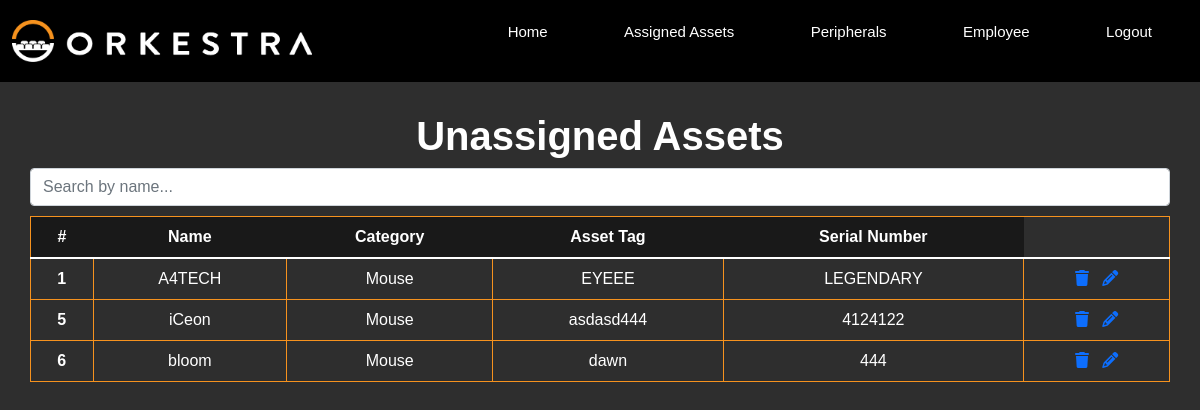
Page /asset-view (signed in) on the earlier database version.
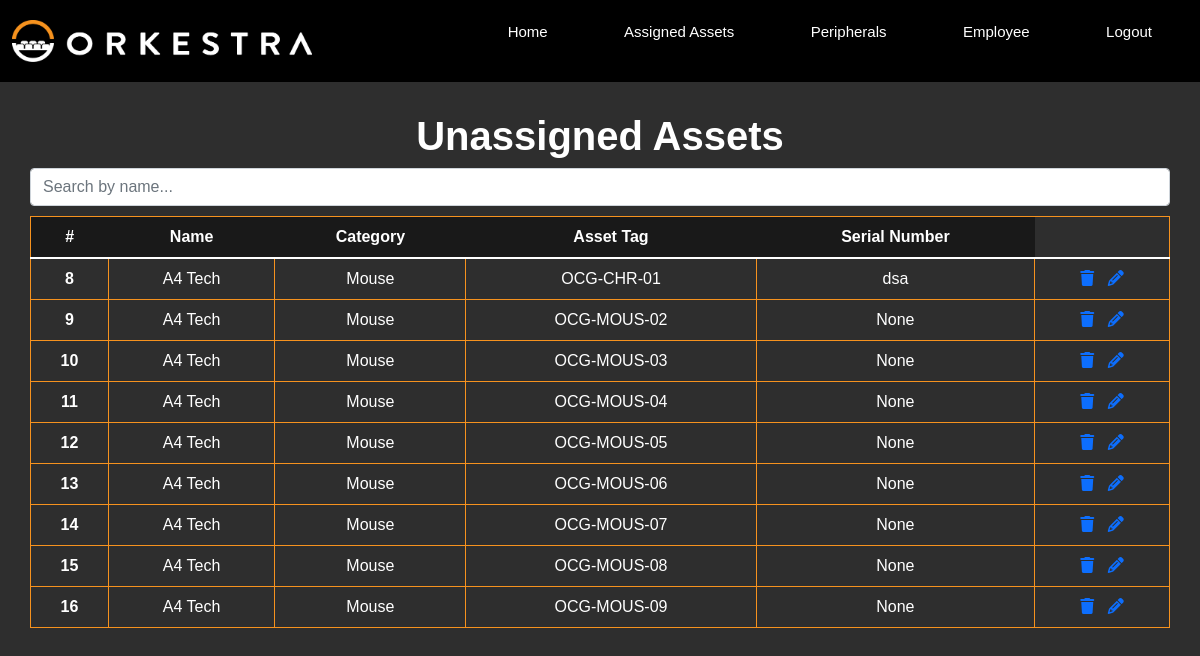
Same page on the later database version.
### models.py (models this page shows)
class Stock(db.Model):
    __tablename__ = 'stock'
    id = db.Column(db.Integer, primary_key=True, autoincrement=True)
    name = db.Column(db.Text, unique=False, nullable=False)
    category = db.Column(db.String(30), unique=False, nullable=False)
    asset_tag = db.Column(db.String(30), unique=False, nullable=False)
    serial_number = db.Column(db.String(30), unique=False, nullable=False)

### main.py (the view)
@app.route("/asset-view", methods=['GET'])
@login_required
def asset_view():
    msg = ""
    all_stocks_query = """
    SELECT * FROM stock
    WHERE id NOT IN (
    SELECT stock_id FROM asset
    );
    """
    stocks_not_in_asset = db.session.execute(text(all_stocks_query))
    if not stocks_not_in_asset:
        msg = "No unassigned assets found."
    return render_template("asset-view.html", msg=msg, stocks=stocks_not_in_asset)

### main.py (called while the page is built)
@login_manager.user_loader
def load_user(user_id):
    return db.session.get(User,(user_id))

### templates/asset-view.html (shortened to what this page needs)
<!DOCTYPE html>
<html lang="en">
<head>
  <link href="https://cdn.jsdelivr.net/npm/bootstrap@5.1.3/dist/css/bootstrap.min.css" rel="stylesheet">
  <link rel="stylesheet" href="static\css\styles.css">
</head>
<body>
  <header>
    <nav>
     <a href="{{ url_for('home') }}"><img src="static\css\assets\orkestra-main-logo.png" alt=""></a>
     <div class="nav-links">
        <ul>
          <li><a href="{{ url_for('home') }}">Home</a></li>
          <li><a href="{{ url_for('view') }}">Assigned Assets</a></li>
          <li><a href="{{ url_for('asset_view') }}">Peripherals</a></li>
          <li><a href="{{ url_for('view_emp') }}">Employee</a></li>
          <li><a href="{{ url_for('login') }}">Logout</a></li>
        </ul>
    </div>
    </nav>
</header>
    <div class="assetView">
      <div class="assetHeader">
        <h1>Unassigned Assets</h1>
        <div class="search-bar">
          <input type="text" class="form-control" id="myInput" onkeyup="myFunction()" placeholder="Search by name...">
        </div>
      </div>
      <div class="assetTable">
        <table class="table" id="myTable">
          <thead>
            <tr>
              <th scope="col">#</th>
              <th scope="col">Name</th>
              <th scope="col">Category</th>
              <th scope="col">Asset Tag</th>
              <th scope="col">Serial Number</th>
            </tr>
          </thead>
          <tbody>
            {% for stock in stocks %}
            <tr>
              <th scope="row">{{ stock.id }}</th>
              <td>{{ stock.name }}</td>
              <td>{{ stock.category }}</td>
              <td>{{ stock.asset_tag }}</td>
              <td>{{ stock.serial_number }}</td>
              <td>
                <a href="{{ url_for('delete_asset', asset_id=stock.id) }}" class="confirmation">  <i class="fa-solid fa-trash"></i>
                </a>
                <a href="{{ url_for('asset_update', num=stock.id) }}">
                    <i class="fa-solid fa-pencil"></i>
                  </a>
              </td>
            </tr>
            {% endfor %}
          </tbody>
        </table>
      </div>
    </div>
</body>
</html>

Differences in the rows shown:
no longer on this page (row edited): Stock: id "1", name "A4TECH", category "Mouse", asset_tag "EYEEE", serial_number "LEGENDARY"
no longer on this page (row edited): Stock: id "5", name "iCeon", category "Mouse", asset_tag "asdasd444", serial_number "4124122"
no longer on this page (row edited): Stock: id "6", name "bloom", category "Mouse", asset_tag "dawn", serial_number "444"
added Stock: id "8", name "A4 Tech", category "Mouse", asset_tag "OCG-CHR-01", serial_number "dsa"
added Stock: id "9", name "A4 Tech", category "Mouse", asset_tag "OCG-MOUS-02", serial_number "None"
added Stock: id "10", name "A4 Tech", category "Mouse", asset_tag "OCG-MOUS-03", serial_number "None"
added Stock: id "11", name "A4 Tech", category "Mouse", asset_tag "OCG-MOUS-04", serial_number "None"
added Stock: id "12", name "A4 Tech", category "Mouse", asset_tag "OCG-MOUS-05", serial_number "None"
added Stock: id "13", name "A4 Tech", category "Mouse", asset_tag "OCG-MOUS-06", serial_number "None"
added Stock: id "14", name "A4 Tech", category "Mouse", asset_tag "OCG-MOUS-07", serial_number "None"
added Stock: id "15", name "A4 Tech", category "Mouse", asset_tag "OCG-MOUS-08", serial_number "None"
added Stock: id "16", name "A4 Tech", category "Mouse", asset_tag "OCG-MOUS-09", serial_number "None"
